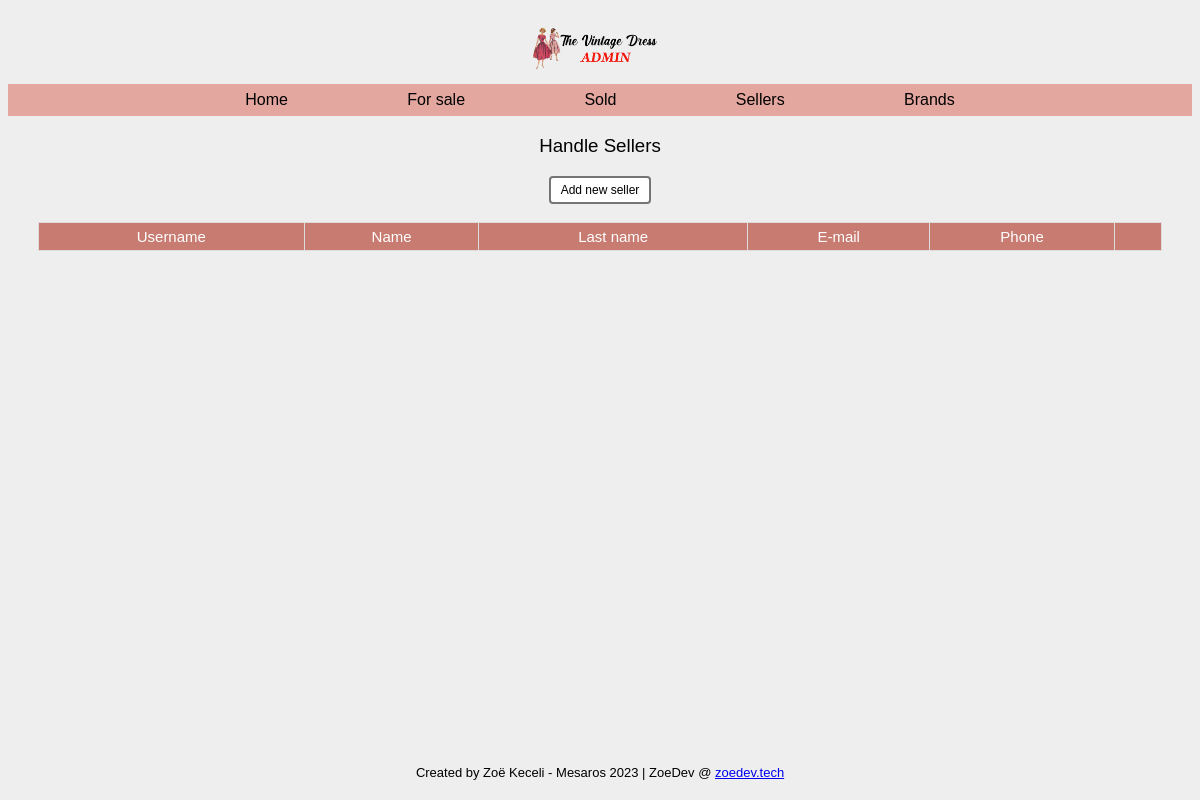
Before: /sellers.php with the older database file.
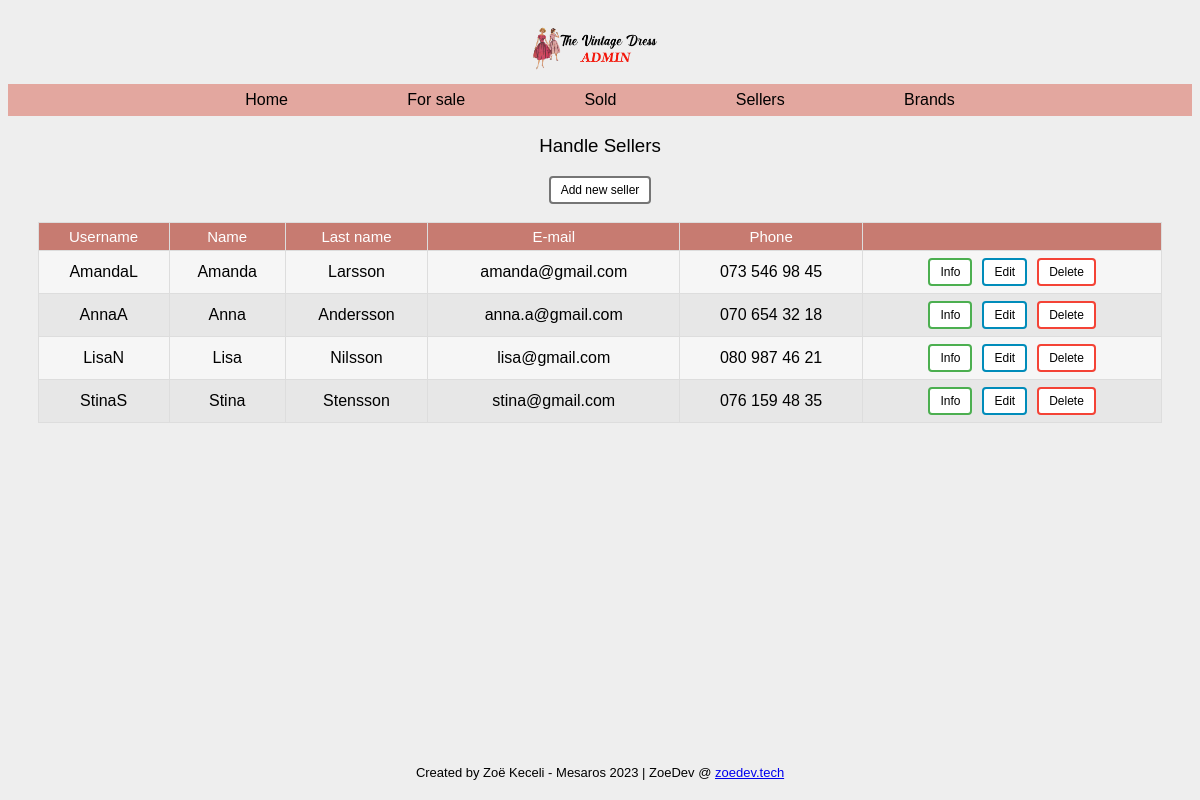
After: the same page with the newer database file.
### tables this page shows
CREATE TABLE `sellers` (
  `id` int(11) NOT NULL,
  `username` varchar(32) NOT NULL,
  `first_name` varchar(32) NOT NULL,
  `last_name` varchar(32) NOT NULL,
  `email` varchar(32) NOT NULL,
  `phone` varchar(15) NOT NULL
);

### sellers.php (called while the page is built)
<?php
require 'classes/view/seller-view.php';
require 'classes/model/seller-model.php';
$pdo = require 'partials/connect.php';
$sellerModel = new SellerModel($pdo);
$sellerView = new SellerView();
include 'partials/header.php';
include 'partials/nav.php';
$sellerView->renderAllSellersAsList($sellerModel->getAllSellersOrderByFirstname());
include 'partials/footer.php';

### classes/model/db.php (called while the page is built, shortened)
<?php
class DB
{
    public function __construct(PDO $pdo)
    {
        $this->pdo = $pdo;
    }
}

### classes/model/seller-model.php (called while the page is built, shortened)
<?php
require_once 'db.php';
class SellerModel extends DB
{
    protected $table = "sellers";
    public function getAllSellersOrderByFirstname()
    {
        $query = "SELECT * FROM {$this->table} ORDER BY first_name";
        $stmt = $this->pdo->prepare($query);
        $stmt->execute();
        return $stmt->fetchAll(PDO::FETCH_ASSOC);
    }
}

### classes/view/seller-view.php (the view, shortened to what this page needs)
<?php
class SellerView
{
    public function renderAllSellersAsList(array $sellers): void
    {
        echo "<h3 class='pageTitle'>Handle Sellers</h3>";
        echo "<button class='addButton'><a href='seller-new.php'>Add new seller</a></button>";
        echo "<br><br>";
        echo "<table class='center'>";
        echo "<th>Username</th>";
        echo "<th>Name</th>";
        echo "<th>Last name</th>";
        echo "<th>E-mail</th>";
        echo "<th>Phone</th>";
        echo "<th></th>";
        foreach ($sellers as $seller) {
            echo "<tr>";
            echo "<td>{$seller['username']}</td>";
            echo "<td>{$seller['first_name']}</td>";
            echo "<td>{$seller['last_name']}</td>";
            echo "<td>{$seller['email']}</td>";
            echo "<td>{$seller['phone']}</td>";
            echo "<td>";
            echo "<button class='btnGreen'><a href='seller-details.php?id={$seller['id']}'>Info</a></button>";
            echo "<button class='btnEdit'><a href='seller-edit.php?id={$seller['id']}'>Edit</a></button>";
            echo "<button class='btnDel'><a href='seller-delete.php?id={$seller['id']}'>Delete</a></button>";
            echo "</td>";
            echo "</tr>";
        }
        echo "</table>";
    }
}

### partials/header.php (shortened to what this page needs)
<!DOCTYPE html>
<html lang="en">
<head>
    <link rel="stylesheet" href="style/style.css">
</head>
<div id="page-container">
    <div id="content-wrap">
        <body>

### partials/nav.php
<a class="link" href="index.php">
    <img src="img/vintagedresslogo.png" alt="The Vintage Dress">
</a>
<nav>
    <a href="index.php">Home</a>
    <a href="items.php">For sale</a>
    <a href="item-sold.php">Sold</a>
    <a href="sellers.php">Sellers</a>
    <a href="brands.php">Brands</a>
</nav>

### partials/footer.php
</div>
<footer id="footer">
    <p>Created by Zoë Keceli - Mesaros 2023 | ZoeDev @ <a href="https://www.zoedev.tech/">zoedev.tech</a></p>
</footer>
</div>
</body>
</html>

### style/style.css (style rules this page uses)
body { text-align: center; background: #eee url("https://i.imgur.com/eeQeRmk.png"); background-size: 1.2%; background-repeat: repeat; }
.link { text-align: center; margin: 0 auto; display: flex; justify-content: center; }
.pageTitle { font-family: "Gill Sans", "Gill Sans MT", Calibri, "Trebuchet MS", sans-serif; font-weight: lighter; }
img { width: 15%; }
nav { padding-left: 15%; padding-right: 15%; padding-top: 7px; padding-bottom: 7px; display: flex; justify-content: center; justify-content: space-around; align-items: center; background-color: #e3a79f; }
nav a { text-decoration: none; font-family: "Gill Sans", "Gill Sans MT", Calibri, "Trebuchet MS", sans-serif; color: rgb(0, 0, 0); }
.brandsTable tr, td { text-align: center; }
.center { margin-left: auto; margin-right: auto; background-color: rgb(231, 231, 231); font-family: Arial, Helvetica, sans-serif; border-collapse: collapse; width: 95%; }
.center td, .center th { border: 1px solid #ddd; padding: 7px; }
.center tr:nth-child(even) { background-color: #f8f8f8e9; }
.center tr, td { text-align: center; }
.center th { padding-top: 5px; padding-bottom: 5px; text-align: center; font-size: 15px; font-weight: normal; font-family: Arial, Helvetica, sans-serif; background-color: #c77b71ff; color: rgb(255, 255, 255); }
.btnDel { margin-left: 5px; margin-right: 5px; background-color: #f44336; border: none; border-radius: 4px; color: white; padding: 5px 10px; text-align: center; text-decoration: none; display: inline-block; font-size: 12px; transition-duration: 0.4s; cursor: pointer; }
.btnDel { background-color: white; color: black; border: 2px solid #f44336; }
.btnDel a { all: unset; }
.btnEdit { margin-left: 5px; margin-right: 5px; background-color: #008cba; border: none; border-radius: 4px; color: white; padding: 5px 10px; text-align: center; text-decoration: none; display: inline-block; font-size: 12px; transition-duration: 0.4s; cursor: pointer; }
.btnEdit { background-color: white; color: black; border: 2px solid #008cba; }
.btnEdit a { all: unset; }
.btnGreen { margin-left: 5px; margin-right: 5px; background-color: #4caf50; border: none; border-radius: 4px; color: white; padding: 5px 10px; text-align: center; text-decoration: none; display: inline-block; font-size: 12px; transition-duration: 0.4s; cursor: pointer; }
.btnGreen { background-color: white; color: black; border: 2px solid #4caf50; }
.btnGreen a { all: unset; }
.addButton a { all: unset; }
.addButton { margin-left: 5px; margin-right: 5px; background-color: #ffffff; border: none; border-radius: 4px; color: white; padding: 5px 10px; text-align: center; text-decoration: none; display: inline-block; font-size: 12px; transition-duration: 0.4s; cursor: pointer; }
.addButton { background-color: white; color: black; border: 2px solid #757575; }
#page-container { position: relative; min-height: 98vh; }
#content-wrap { padding-bottom: 2.5rem; }
#footer { font-family: "Gill Sans", "Gill Sans MT", Calibri, "Trebuchet MS", sans-serif; font-size: 13px; position: absolute; bottom: 0; width: 100%; color: rgb(0, 0, 0); height: 2.5rem; }

Changed rows visible on the page:
added sellers: username "AmandaL", first_name "Amanda", last_name "Larsson", email "amanda@gmail.com", phone "073 546 98 45"
added sellers: username "AnnaA", first_name "Anna", last_name "Andersson", email "anna.a@gmail.com", phone "070 654 32 18"
added sellers: username "LisaN", first_name "Lisa", last_name "Nilsson", email "lisa@gmail.com", phone "080 987 46 21"
added sellers: username "StinaS", first_name "Stina", last_name "Stensson", email "stina@gmail.com", phone "076 159 48 35"
